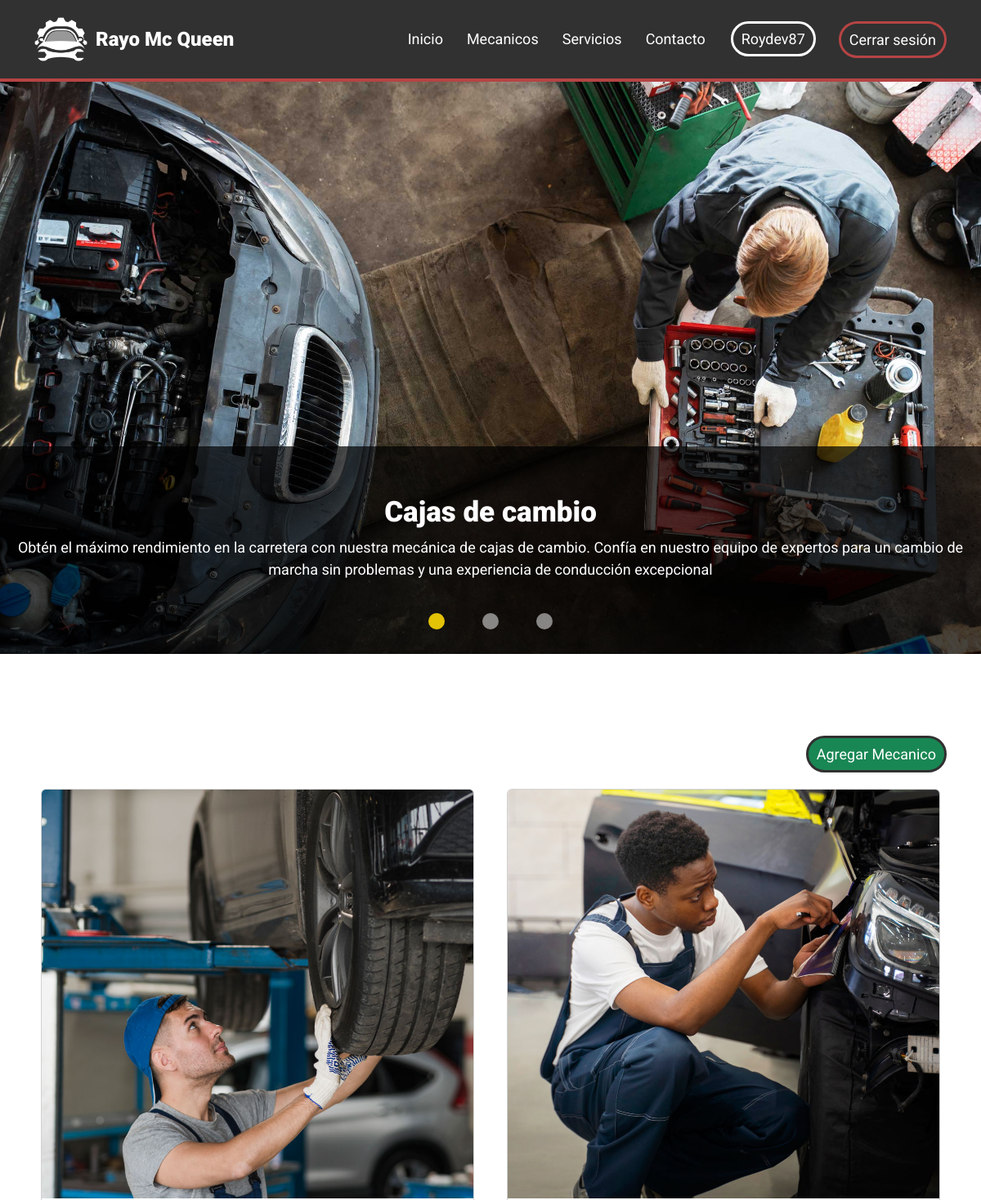
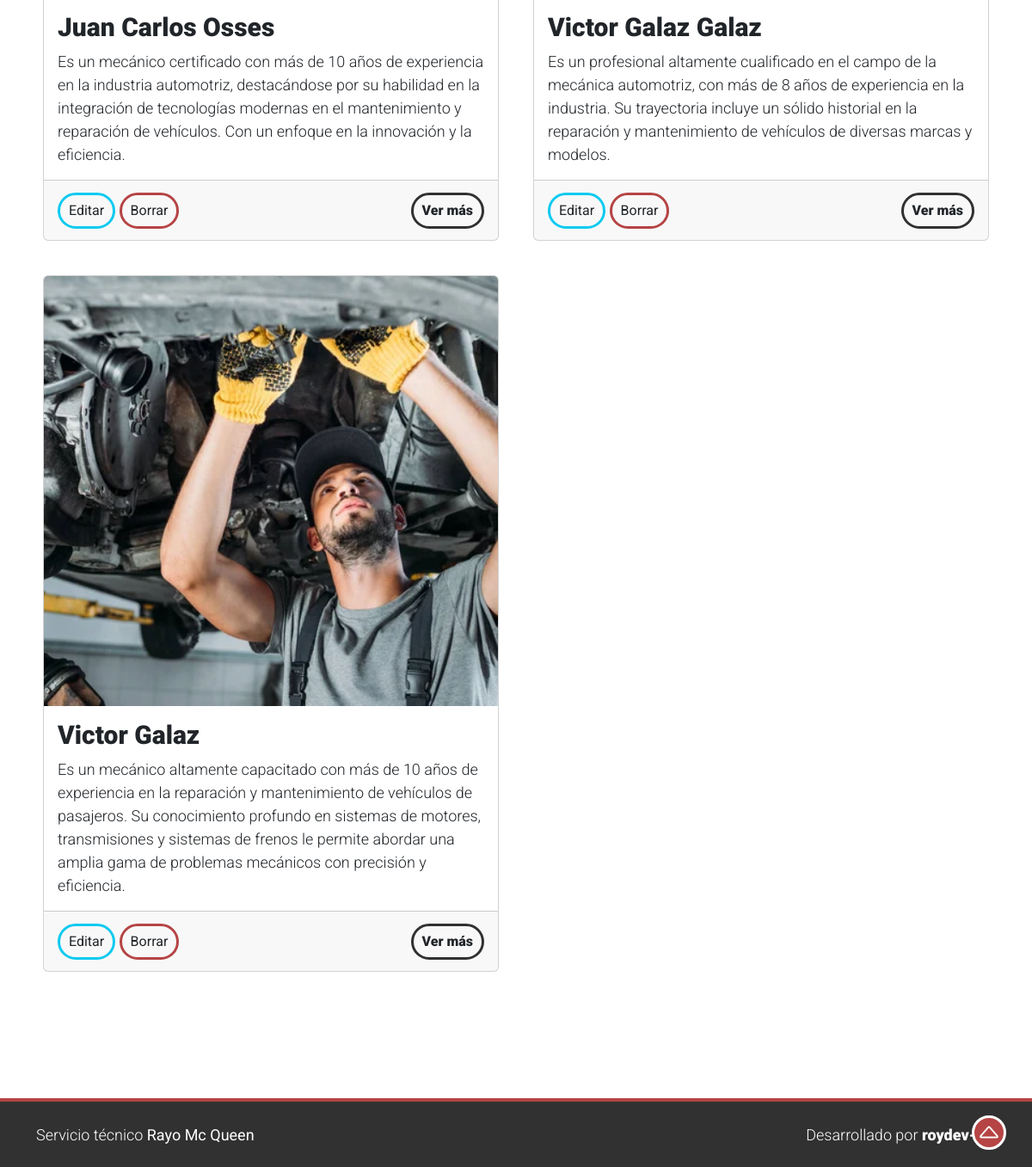
The app's page / (signed in) with its own data (2 pictures, top to bottom).
### rayoapp/models.py (models this page shows, shortened)
class Mecanico(models.Model):
    id = models.AutoField(primary_key=True)
    nombre = models.CharField(max_length=100, verbose_name='Nombre', null=True)
    descripcion = models.TextField(verbose_name="Descripción", null=True)
    imagen = models.ImageField(upload_to='img/', verbose_name="Imagen", null=True)

### rayoapp/views.py (the view)
# urls.py: path('', views.inicio, name='inicio'),
def inicio(request):
    mecanicos = Mecanico.objects.all()
    return render(request, 'paginas/index.html', {'mecanicos': mecanicos})

### rayoapp/templates/paginas/index.html (shortened to what this page needs)
{% extends 'base.html' %}
{% load static %}
{% block contenido %}
<div id="carouselExampleCaptions" class="carousel slide" data-bs-ride="carousel">
  <div class="container-fluid p-0 contenedor-carousel">
    <div class="carousel-indicators">
      <button type="button" data-bs-target="#carouselExampleCaptions" data-bs-slide-to="0" class="active"
        aria-current="true" aria-label="Slide 1"></button>
      <button type="button" data-bs-target="#carouselExampleCaptions" data-bs-slide-to="1"
        aria-label="Slide 2"></button>
      <button type="button" data-bs-target="#carouselExampleCaptions" data-bs-slide-to="2"
        aria-label="Slide 3"></button>
    </div>
    <div class="carousel-inner">
      <div class="carousel-item active c-item" data-bs-interval="3000">
        <img src="{% static 'img/foto1.jpg' %}" class="d-block w-100" alt="...">
        <div class="carousel-caption">
          <h2>Cajas de cambio</h2>
          <p>Obtén el máximo rendimiento en la carretera con nuestra mecánica de cajas de cambio. Confía en nuestro
            equipo
            de expertos para
            un cambio
            de marcha sin problemas y una experiencia de conducción excepcional</p>
        </div>
      </div>
    </div>
  </div>
</div>
<div class="container contenedor-meccanicos" id="Mecanicos">
  <div class="d-flex justify-content-end boton-agregar">
    {% if user.is_authenticated %}
    <a href="{% url 'crear' %}">Agregar Mecanico</a>
    {% endif %}
  </div>
  <div class="row">
    {% for mecanico in mecanicos %}
    <div class="col-sm-12 col-xl-6 contenedor-tarjeta">
      <div class="card w-100 ">
        <img src="{{ mecanico.imagen.url }}" class="card-img-top" alt="...">
        <div class="card-body">
          <h3 class="card-title">{{ mecanico.nombre }}</h3>
          <p class="card-text">{{ mecanico.descripcion }}</p>
        </div>
        <div class="card-footer d-flex justify-content-between align-items-center">
          <div>
            {% if user.is_authenticated %}
            <a name="" id="" href="{% url 'editar' mecanico.id %}" class="btn boton-editar" role="button">Editar</a>
            <a name="" id="" href="{% url 'eliminar' mecanico.id %}" class="btn boton-borrar" role="button">Borrar</a>
            {% endif %}
          </div>
          <a href="{% url 'detalle_mecanico' %}" class="btn boton-mas">Ver más</a>
        </div>
      </div>
    </div>
    {% endfor %}
  </div>
</div>
<br>
{% endblock %}

### rayoapp/templates/base.html (shortened to what this page needs)
{% load static %}
<!DOCTYPE html>
<html lang="en">
<head>
  <link href="https://cdn.jsdelivr.net/npm/bootstrap@5.3.0-alpha3/dist/css/bootstrap.min.css" rel="stylesheet">
  <link rel="stylesheet" href="https://cdn.jsdelivr.net/npm/bootstrap-icons@1.11.3/font/bootstrap-icons.min.css">
  <link rel="stylesheet" href="{% static 'css/main.css' %}">
</head>
<body>
  <header>
    <nav class="navbar navbar-expand-xl" id="NavBarBarra" data-bs-theme="dark">
      <div class="container d-flex justify-content-between align-items-center">
        <img class="img-logo" src="{% static 'img/logo-taller-rayo.png' %}" alt="Logo">
        <a class="navbar-brand justify-content-start" href="{% url 'inicio' %}" id="Rayo">Rayo Mc Queen</a>
        <div class="collapse navbar-collapse justify-content-end" id="navbarSupportedContent">
          <ul class="navbar-nav">
            <li class="nav-item"><a class="nav-link normal" aria-current="page" href="{% url 'inicio' %}">Inicio</a></li>
            <li class="nav-item"><a class="nav-link normal" href="{% url 'inicio' %}#Mecanicos">Mecanicos</a></li>
            <li class="nav-item"><a class="nav-link normal" href="{% url 'servicios' %}">Servicios</a></li>
            <li class="nav-item"><a class="nav-link normal" href="{% url 'contacto' %}">Contacto</a></li>
            {% if user.is_authenticated %}
            <li class="nav-item"><a class="nav-link especial">{{ user.username|capfirst }}</a></li>
            <li class="nav-item"><a class="nav-link especial-c" href="{% url 'logout' %}">Cerrar sesión</a></li>
            {% else %}
            <li class="nav-item"><a class="nav-link especial" href="{% url 'login' %}">Login</a></li>
            {% endif %}
          </ul>
        </div>
      </div>
    </nav>
  </header>
  {% block contenido %}
  {% endblock %}
  <div class="container-fluid">
    <div id="button-up" class="boton">
      <i class="bi bi-caret-up"></i>
    </div>
  </div>
  <footer class="container-fluid">
    <div class="container">
      <p>Servicio técnico <strong>Rayo Mc Queen</strong></p>
      <p>Desarrollado por <a href="https://github.com/roydev-dw">roydev-dw</a></p>
    </div>
  </footer>
</body>
</html>

### rayoapp/static/css/main.css (style rules this page uses)
* { box-sizing: border-box; margin: 0; padding: 0; }
body { background-color: #ffffff; font-family: "Roboto", sans-serif; font-weight: 300; font-style: normal; overflow-y: scroll; font-size: 18px; }
h2 { font-size: 35px; font-weight: 900; text-wrap: pretty; }
h3 { font-size: 30px; font-weight: 900; text-wrap: pretty; }
header { position: sticky; top: 0; z-index: 3; }
.navbar { height: 100px; background-color: #313131; border-bottom: 4px solid #b64444; }
.navbar .img-logo { width: 65px; margin-right: 10px; filter: invert(1) }
.navbar .navbar-brand { color: #ffffff; font-size: 24px; font-weight: 900; }
.navbar .collapse ul { gap: 13px; }
.navbar .collapse ul li .normal { color: #ffffff; font-weight: 400; position: relative; }
.navbar .collapse ul li .especial { color: #ffffff; font-weight: 400; margin-left: 10px; padding: 5px 10px; background-color: transparent; border: 3px solid #ffffff; border-radius: 25px; }
.navbar .collapse ul li .especial-c { color: #ffffff; font-weight: 400; margin-left: 15px; padding: 6px 10px; background-color: transparent; border: 3px solid #b64444; border-radius: 25px; }
.navbar .collapse ul li:nth-child(-n+4) .nav-link::after { content: ""; height: 4px; width: 90%; background-color: #b64444; border-radius: 3px; position: absolute; left: 5px; bottom: 3px; opacity: 0; transition: all 0.5s; }
.carousel { height: calc(100vh - 100px); }
.carousel .contenedor-carousel { height: 100% }
.carousel .carousel-indicators { gap: 40px; margin-bottom: 30px; }
.carousel .carousel-indicators button { width: 20px; height: 20px; border-radius: 50%; background-color: #ffffff; border: none; }
.carousel .carousel-indicators button.active { background-color: #e4c206; }
.carousel .carousel-inner .carousel-item img { height: calc(100vh - 100px); object-fit: cover; }
.carousel .carousel-inner .carousel-caption { background-color: #000000b4; width: 100%; right: 0; left: 0; bottom: 0; padding: 60px 0; }
.carousel .carousel-inner p { margin-bottom: 30px; font-weight: 400; }
.contenedor-meccanicos { position: relative; }
.contenedor-meccanicos::before { content: ""; display: block; height: 200px; margin-top: -200px; visibility: hidden; }
.contenedor-meccanicos { margin-top: 100px; margin-bottom: 100px; }
.contenedor-meccanicos .boton-agregar { margin-left: 0; margin-right: 0; }
.contenedor-meccanicos .boton-agregar a { color: #ffffff; text-decoration: none; background-color: #198754; border: 3px solid #313131; border-radius: 25px; padding: 6px 10px; font-weight: 400; transition: all 0.4s ease-in-out; }
.contenedor-meccanicos .row .contenedor-tarjeta { padding: 20px; }
.contenedor-meccanicos .row img { height: 500px; object-fit: cover; }
.contenedor-meccanicos .row .card-footer { height: 70px; }
.contenedor-meccanicos .row .card-footer .boton-editar { border: 3px solid #0dcaf0; border-radius: 25px; padding: 6px 10px; font-weight: 400; }
.contenedor-meccanicos .row .card-footer .boton-borrar { border: 3px solid #b64444; border-radius: 25px; padding: 6px 10px; font-weight: 400; }
.contenedor-meccanicos .row .card-footer .boton-mas { text-decoration: none; border: 3px solid #313131; border-radius: 25px; padding: 6px 10px; font-weight: 900; transition: all 0.4s ease-in-out; }
.boton { width: 40px; height: 40px; display: flex; justify-content: center; align-items: center; background: #b64444; color: #ffffff; border: 3px solid #ffffff; border-radius: 50%; position: fixed; font-size: 30px; right: 30px; cursor: pointer; transition: all 0.3s ease; bottom: 20px; }
footer { height: 80px; background-color: #313131; display: flex; align-items: center; border-top: 4px solid #b64444; }
footer .container { display: flex; justify-content: space-between; }
footer p { color: #ffffff; margin: 0; }
footer p a { text-decoration: none; color: #ffffff; font-weight: 900; }

### records on screen
Mecanico: imagen (picture), nombre "Juan Carlos Osses", descripcion "Es un mecánico certificado con más de 10 años de experiencia en la industria automotriz, destacándose por su habilidad en la integración de tecnologías modernas en el mantenimiento y reparación de vehículos. Con un enfoque en la innovación y la eficiencia."
Mecanico: imagen (picture), nombre "Victor Galaz Galaz", descripcion "Es un profesional altamente cualificado en el campo de la mecánica automotriz, con más de 8 años de experiencia en la industria. Su trayectoria incluye un sólido historial en la reparación y mantenimiento de vehículos de diversas marcas y modelos."
Mecanico: imagen (picture), nombre "Victor Galaz", descripcion "Es un mecánico altamente capacitado con más de 10 años de experiencia en la reparación y mantenimiento de vehículos de pasajeros. Su conocimiento profundo en sistemas de motores, transmisiones y sistemas de frenos le permite abordar una amplia gama de problemas mecánicos con precisión y eficiencia."

### other values on screen
{{ user.username|capfirst }} "Roydev87"
